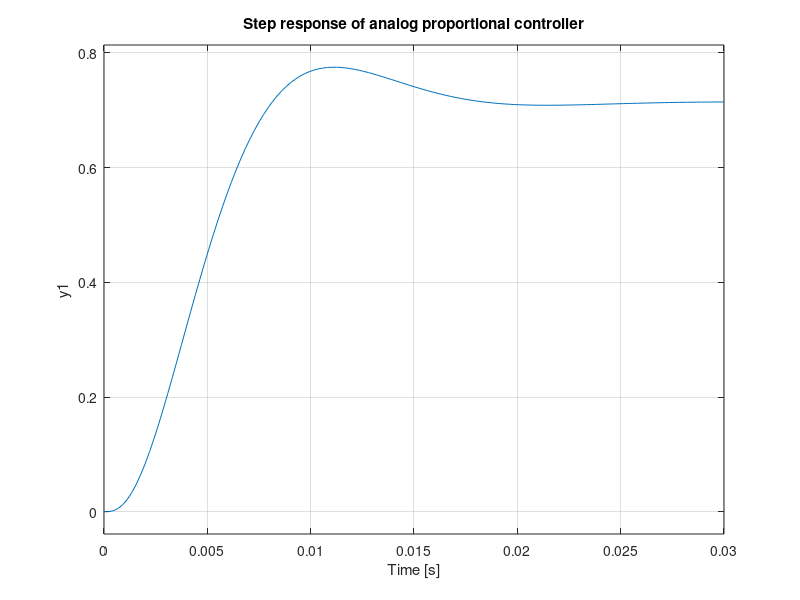

Here is the MATLAB script that generated this plot: (Note: this script raises an error after producing the figure.)
%compare the analog proportional controller and digital proportional
%controller with the same K gain

clear
clc
close all

%% design the analog system 
K = 1.25;
num = K*2.388E5;
den = [0.002 3.765 1621 1.194E5+K*2.388E5];
sys = tf(num, den);
figure
step(sys)
title('Step response of analog proportional controller')
stepinfo(sys)
grid on

%% plot the raw data
path = 'D:\Github\Control-Labs\ControlLab\Lab7\digital_proportional_gain_1.25_1.csv';
scope_raw = csvread(path, 2, 0);
scope_time = scope_raw(:,1);
scope_input = scope_raw(:,2);
scope_output = scope_raw(:,3);
scope_input_amp = max(scope_input) - min(scope_input);

figure %plot the raw data
plot(scope_time, scope_input)
hold on
plot(scope_time, scope_output)
grid on
title('Raw digital proportional controller response')
ylabel('Voltage')
xlabel('Time')

%% shift and scale data
scope_input = scope_input - min(scope_input);
scope_output = scope_output - min(scope_output);
idx = find(scope_time > 0 & scope_time < 0.1108);
scope_time = scope_time(idx);
scope_input = scope_input(idx);
scope_output = scope_output(idx);
scope_output = scope_output / scope_input_amp;

figure %plot the shifted raw data
plot(scope_time, scope_output)
title('Shifted digital proportional controller response')
ylabel('Voltage')
xlabel('Time')

%% Read raw data of the step response for the 1.25 gain controller
path = "D:\Github\Control-Labs\ControlLab\Lab7\gainController_1.2.csv";
data = csvread(path, 2, 0);
t_step = data(:,1);
V_in_step = data(:,2);
V_out_step = data(:,3);
%plot raw
figure
plot(t_step, V_in_step, t_step, V_out_step)
legend('Input signal', 'Output signal')
xlabel('Time (s)')
ylabel('Voltage (V)')
%shift and scale the data
pos_idx = find(t_step > 0.133 & t_step < 0.251);
t_step = t_step(pos_idx);
t_step = t_step - 0.134;
V_in_step_amp = max(V_in_step) - min(V_in_step);
V_in_step = V_in_step(pos_idx);
V_in_step = V_in_step - min(V_in_step);
V_out_step = V_out_step(pos_idx);
V_out_step = V_out_step - min(V_out_step);
V_out_step = V_out_step/V_in_step_amp;
figure
plot(t_step, V_out_step)

%% compare the digital response and modeled response
model_time = linspace(0, 0.12, 5000);
[model_response] = step(sys, model_time);
figure %compare the raw data and modeled response
plot(model_time, model_response)
hold on
plot(scope_time, scope_output, 'd')
plot(t_step, V_out_step, 'd')
legend('Model response', 'Digital controller output', 'Analog controller output')
title('Comparing the analog model response with digital controller data')
ylabel('Voltage')
xlabel('Time')
grid on